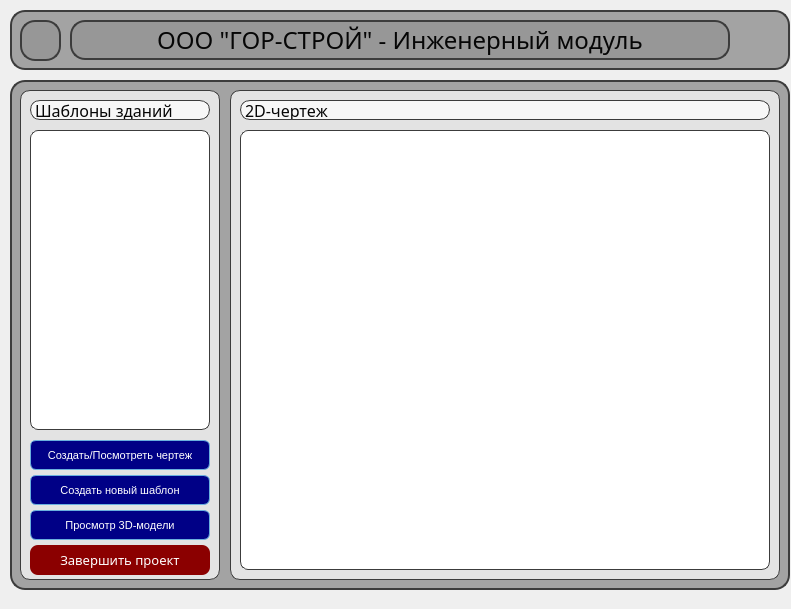
<?xml version="1.0" encoding="UTF-8"?>
<ui version="4.0">
 <class>engener</class>
 <widget class="QWidget" name="engener">
  <property name="geometry">
   <rect>
    <x>0</x>
    <y>0</y>
    <width>791</width>
    <height>609</height>
   </rect>
  </property>
  <property name="windowTitle">
   <string>Инженерный модуль - ООО &quot;ГОР-СТРОЙ&quot;</string>
  </property>
  <property name="windowIcon">
   <iconset>
    <normaloff>гор.PNG</normaloff>гор.PNG</iconset>
  </property>
  <property name="styleSheet">
   <string notr="true">background-image: url(:/fon/images/фон диплома.jpg);

</string>
  </property>
  <widget class="QFrame" name="frame_header">
   <property name="geometry">
    <rect>
     <x>10</x>
     <y>10</y>
     <width>780</width>
     <height>60</height>
    </rect>
   </property>
   <property name="styleSheet">
    <string notr="true">QFrame {
    background-color: rgba(149, 149, 149, 0.85);
    border-radius: 15px;
    border: 2px solid #3c3c3c;
}</string>
   </property>
   <property name="frameShape">
    <enum>QFrame::StyledPanel</enum>
   </property>
   <property name="frameShadow">
    <enum>QFrame::Raised</enum>
   </property>
   <widget class="QLabel" name="label_title">
    <property name="geometry">
     <rect>
      <x>60</x>
      <y>10</y>
      <width>660</width>
      <height>40</height>
     </rect>
    </property>
    <property name="font">
     <font>
      <family>Yu Gothic UI Light</family>
      <pointsize>18</pointsize>
      <weight>50</weight>
      <bold>false</bold>
     </font>
    </property>
    <property name="styleSheet">
     <string notr="true">color: rgb(6, 6, 6);</string>
    </property>
    <property name="text">
     <string>ООО &quot;ГОР-СТРОЙ&quot; - Инженерный модуль</string>
    </property>
    <property name="alignment">
     <set>Qt::AlignCenter</set>
    </property>
   </widget>
   <widget class="QLabel" name="label_icon">
    <property name="geometry">
     <rect>
      <x>10</x>
      <y>10</y>
      <width>41</width>
      <height>41</height>
     </rect>
    </property>
    <property name="styleSheet">
     <string notr="true">background-image: url(:/m/engineer_icon.png);
background-repeat: no-repeat;
background-position: center;</string>
    </property>
    <property name="text">
     <string/>
    </property>
    <property name="pixmap">
     <pixmap>images/free-icon-programmer-13518032.png</pixmap>
    </property>
    <property name="scaledContents">
     <bool>true</bool>
    </property>
   </widget>
  </widget>
  <widget class="QFrame" name="frame_main">
   <property name="geometry">
    <rect>
     <x>10</x>
     <y>80</y>
     <width>780</width>
     <height>510</height>
    </rect>
   </property>
   <property name="styleSheet">
    <string notr="true">QFrame {
    background-color: rgba(149, 149, 149, 0.85);
    border-radius: 15px;
    border: 2px solid #3c3c3c;
}</string>
   </property>
   <property name="frameShape">
    <enum>QFrame::StyledPanel</enum>
   </property>
   <property name="frameShadow">
    <enum>QFrame::Raised</enum>
   </property>
   <widget class="QFrame" name="frame_sidebar">
    <property name="geometry">
     <rect>
      <x>10</x>
      <y>10</y>
      <width>200</width>
      <height>490</height>
     </rect>
    </property>
    <property name="styleSheet">
     <string notr="true">QFrame {
    background-color: rgba(255, 255, 255, 0.7);
    border-radius: 10px;
    border: 1px solid #3c3c3c;
}</string>
    </property>
    <property name="frameShape">
     <enum>QFrame::StyledPanel</enum>
    </property>
    <property name="frameShadow">
     <enum>QFrame::Raised</enum>
    </property>
    <widget class="QLabel" name="label_templates">
     <property name="geometry">
      <rect>
       <x>10</x>
       <y>10</y>
       <width>180</width>
       <height>20</height>
      </rect>
     </property>
     <property name="font">
      <font>
       <family>Yu Gothic UI Light</family>
       <pointsize>12</pointsize>
       <weight>50</weight>
       <bold>false</bold>
      </font>
     </property>
     <property name="styleSheet">
      <string notr="true">color: rgb(6, 6, 6);</string>
     </property>
     <property name="text">
      <string>Шаблоны зданий</string>
     </property>
    </widget>
    <widget class="QListWidget" name="listWidget_template">
     <property name="geometry">
      <rect>
       <x>10</x>
       <y>40</y>
       <width>180</width>
       <height>300</height>
      </rect>
     </property>
     <property name="styleSheet">
      <string notr="true">QListWidget {
    background-color: white;
    border: 1px solid #3c3c3c;
    border-radius: 8px;
    padding: 3px;
}

QListWidget::item {
    padding: 5px;
    border-bottom: 1px solid #D3D3D3;
}

QListWidget::item:hover {
    background-color: #E6F3FA;
}

QListWidget::item:selected {
    background-color: #008080;
    color: white;
}</string>
     </property>
    </widget>
    <widget class="QPushButton" name="pushButton_template">
     <property name="geometry">
      <rect>
       <x>10</x>
       <y>350</y>
       <width>180</width>
       <height>30</height>
      </rect>
     </property>
     <property name="font">
      <font>
       <pointsize>-1</pointsize>
      </font>
     </property>
     <property name="styleSheet">
      <string notr="true">QPushButton {
        background: #000086;
        color: rgb(255, 255, 255);
        border-radius: 6px;
        font-size: 11px;
        border: 1px solid #6ab0de;
    }

QPushButton:hover {
    background-color: #006666;
}

QPushButton:pressed {
    background-color: #004d4d;
}</string>
     </property>
     <property name="text">
      <string>Создать/Посмотреть чертеж</string>
     </property>
     <property name="icon">
      <iconset>
       <normaloff>images/free-icon-pen-13944019.png</normaloff>images/free-icon-pen-13944019.png</iconset>
     </property>
     <property name="shortcut">
      <string>Backspace</string>
     </property>
    </widget>
    <widget class="QPushButton" name="pushButton_new_temp">
     <property name="geometry">
      <rect>
       <x>10</x>
       <y>385</y>
       <width>180</width>
       <height>30</height>
      </rect>
     </property>
     <property name="font">
      <font>
       <pointsize>-1</pointsize>
      </font>
     </property>
     <property name="styleSheet">
      <string notr="true">QPushButton {
        background: #000086;
        color: rgb(255, 255, 255);
        border-radius: 6px;
        font-size: 11px;
        border: 1px solid #6ab0de;
    }

QPushButton:hover {
    background-color: #006666;
}

QPushButton:pressed {
    background-color: #004d4d;
}</string>
     </property>
     <property name="text">
      <string>Создать новый шаблон</string>
     </property>
     <property name="icon">
      <iconset>
       <normaloff>images/free-icon-blueprint-1624169.png</normaloff>images/free-icon-blueprint-1624169.png</iconset>
     </property>
    </widget>
    <widget class="QPushButton" name="pushButton__3d">
     <property name="geometry">
      <rect>
       <x>10</x>
       <y>420</y>
       <width>180</width>
       <height>30</height>
      </rect>
     </property>
     <property name="font">
      <font>
       <pointsize>-1</pointsize>
      </font>
     </property>
     <property name="styleSheet">
      <string notr="true">QPushButton {
        background: #000086;
        color: rgb(255, 255, 255);
        border-radius: 6px;
        font-size: 11px;
        border: 1px solid #6ab0de;
    }

QPushButton:hover {
    background-color: #006666;
}

QPushButton:pressed {
    background-color: #004d4d;
}</string>
     </property>
     <property name="text">
      <string>Просмотр 3D-модели</string>
     </property>
     <property name="icon">
      <iconset>
       <normaloff>images/free-icon-3d-model-17456294.png</normaloff>images/free-icon-3d-model-17456294.png</iconset>
     </property>
    </widget>
    <widget class="QPushButton" name="pushButton_close">
     <property name="geometry">
      <rect>
       <x>10</x>
       <y>455</y>
       <width>180</width>
       <height>30</height>
      </rect>
     </property>
     <property name="font">
      <font>
       <family>Yu Gothic UI Light</family>
       <pointsize>10</pointsize>
      </font>
     </property>
     <property name="styleSheet">
      <string notr="true">QPushButton {
    border-radius: 8px;
    background-color: #8B0000;
    color: white;
    background-image: url(:/m/close_icon.png);
    background-repeat: no-repeat;
    background-position:center;
}

QPushButton:hover {
    background-color: #CD5C5C;
}

QPushButton:pressed {
    background-color: #6B0000;
}</string>
     </property>
     <property name="text">
      <string>Завершить проект</string>
     </property>
     <property name="icon">
      <iconset>
       <normaloff>images/free-icon-completed-form-14458832.png</normaloff>images/free-icon-completed-form-14458832.png</iconset>
     </property>
    </widget>
   </widget>
   <widget class="QFrame" name="frame_content">
    <property name="geometry">
     <rect>
      <x>220</x>
      <y>10</y>
      <width>550</width>
      <height>490</height>
     </rect>
    </property>
    <property name="styleSheet">
     <string notr="true">QFrame {
    background-color: rgba(255, 255, 255, 0.7);
    border-radius: 10px;
    border: 1px solid #3c3c3c;
}</string>
    </property>
    <property name="frameShape">
     <enum>QFrame::StyledPanel</enum>
    </property>
    <property name="frameShadow">
     <enum>QFrame::Raised</enum>
    </property>
    <widget class="QLabel" name="label_drawing_title">
     <property name="geometry">
      <rect>
       <x>10</x>
       <y>10</y>
       <width>530</width>
       <height>20</height>
      </rect>
     </property>
     <property name="font">
      <font>
       <family>Yu Gothic UI Light</family>
       <pointsize>12</pointsize>
       <weight>50</weight>
       <bold>false</bold>
      </font>
     </property>
     <property name="styleSheet">
      <string notr="true">color: rgb(6, 6, 6);</string>
     </property>
     <property name="text">
      <string>2D-чертеж</string>
     </property>
    </widget>
    <widget class="QLabel" name="label_drawing">
     <property name="geometry">
      <rect>
       <x>10</x>
       <y>40</y>
       <width>530</width>
       <height>440</height>
      </rect>
     </property>
     <property name="styleSheet">
      <string notr="true">background-color: white;
    border: 1px solid #3c3c3c;
    border-radius: 8px;</string>
     </property>
     <property name="text">
      <string/>
     </property>
     <property name="alignment">
      <set>Qt::AlignCenter</set>
     </property>
    </widget>
   </widget>
  </widget>
 </widget>
 <resources>
  <include location="fondip.qrc"/>
  <include location="../../Downloads/fonnn.qrc"/>
  <include location="../../Downloads/fon.qrc"/>
  <include location="fondip.qrc"/>
 </resources>
 <connections/>
</ui>
